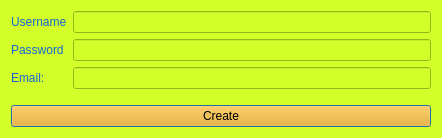
<?xml version="1.0" encoding="UTF-8"?>
<ui version="4.0">
 <class>SignUpDialog</class>
 <widget class="QDialog" name="SignUpDialog">
  <property name="geometry">
   <rect>
    <x>0</x>
    <y>0</y>
    <width>442</width>
    <height>138</height>
   </rect>
  </property>
  <property name="windowTitle">
   <string>Dialog</string>
  </property>
  <property name="autoFillBackground">
   <bool>false</bool>
  </property>
  <property name="styleSheet">
   <string notr="true">background-color: #d2ff2a
</string>
  </property>
  <layout class="QVBoxLayout" name="verticalLayout_2">
   <item>
    <layout class="QVBoxLayout" name="verticalLayout">
     <item>
      <layout class="QFormLayout" name="formLayout">
       <item row="0" column="0">
        <widget class="QLabel" name="label">
         <property name="styleSheet">
          <string notr="true">color: rgb(23, 103, 211);</string>
         </property>
         <property name="text">
          <string>Username</string>
         </property>
        </widget>
       </item>
       <item row="0" column="1">
        <widget class="QLineEdit" name="uname"/>
       </item>
       <item row="1" column="0">
        <widget class="QLabel" name="label_2">
         <property name="styleSheet">
          <string notr="true">color: rgb(23, 103, 211);</string>
         </property>
         <property name="text">
          <string>Password</string>
         </property>
        </widget>
       </item>
       <item row="1" column="1">
        <widget class="QLineEdit" name="pass"/>
       </item>
       <item row="2" column="0">
        <widget class="QLabel" name="label_3">
         <property name="styleSheet">
          <string notr="true">color: rgb(23, 103, 211);</string>
         </property>
         <property name="text">
          <string>Email:</string>
         </property>
        </widget>
       </item>
       <item row="2" column="1">
        <widget class="QLineEdit" name="email_le"/>
       </item>
      </layout>
     </item>
     <item>
      <widget class="QPushButton" name="pushButton">
       <property name="styleSheet">
        <string notr="true">background-color: rgb(255, 168, 0);</string>
       </property>
       <property name="text">
        <string>Create</string>
       </property>
      </widget>
     </item>
    </layout>
   </item>
  </layout>
 </widget>
 <resources/>
 <connections/>
</ui>
